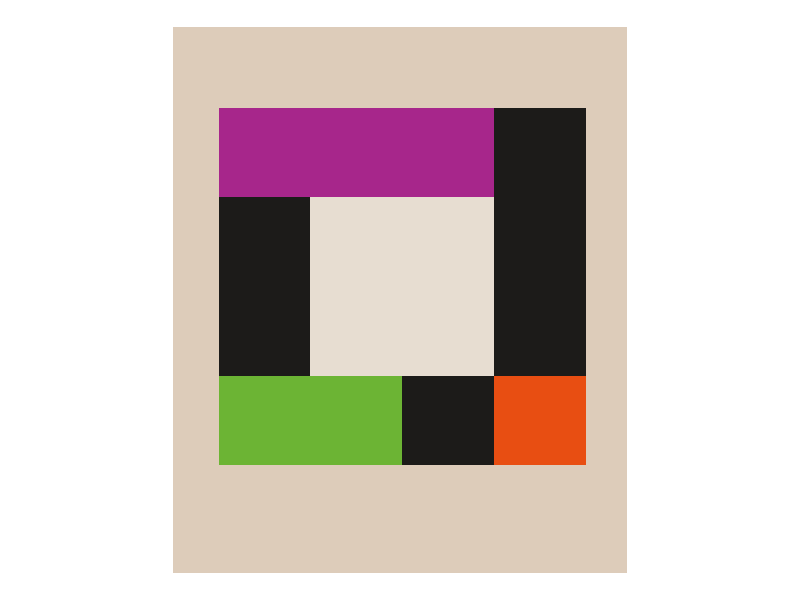
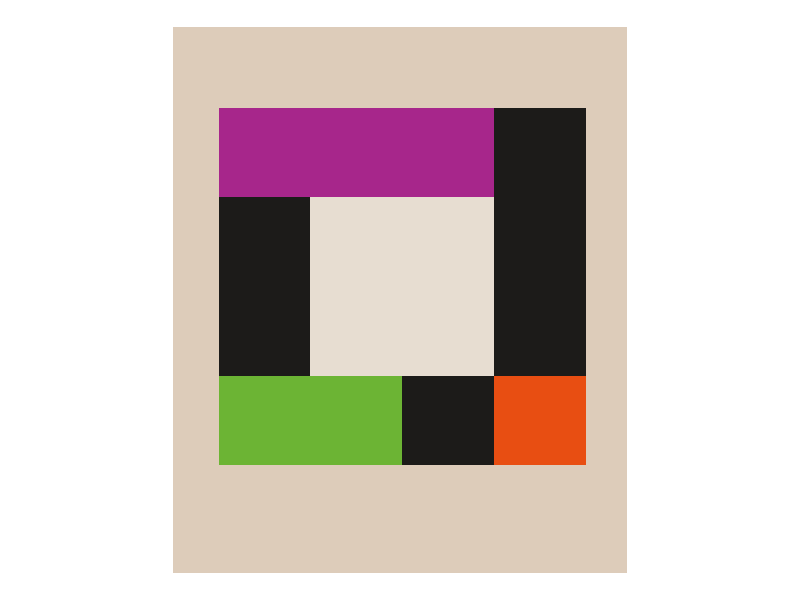

Recreate these plots in R, in order.
# Drawing by Max Bill
# https://www.auktionen-in-heidelberg.de/produkt/0041-max-bill-konkrete-komposition-signierte-farbserigrafie-von-1970/

library(ggplot2)

# Border -> inner square -> then clockwise from purple
dat <- data.frame(
  fill = c("#ddccba", "#e7ddd1", "#a7268b", "#1c1b19", 
           "#e84e12", "#1c1b19", "#6cb434", "#1c1b19"),
  xmin = c(-0.5, 1, 0, 3, 3, 2, 0, 0),
  xmax = c(4.45, 3, 3, 4, 4, 3, 2, 1),
  ymin = c(-1.2, 1, 3, 1, 0, 0, 0, 1),
  ymax = c(4.9, 3, 4, 4, 1, 1, 1, 3)
)

ggplot(dat, aes(xmin = xmin, xmax = xmax, ymin = ymin, ymax = ymax, fill = fill)) +
  geom_rect() +
  scale_fill_identity() +
  theme_void() +
  theme(aspect.ratio = 1.2)
  
ggsave("max_bill_from_r.jpg")
